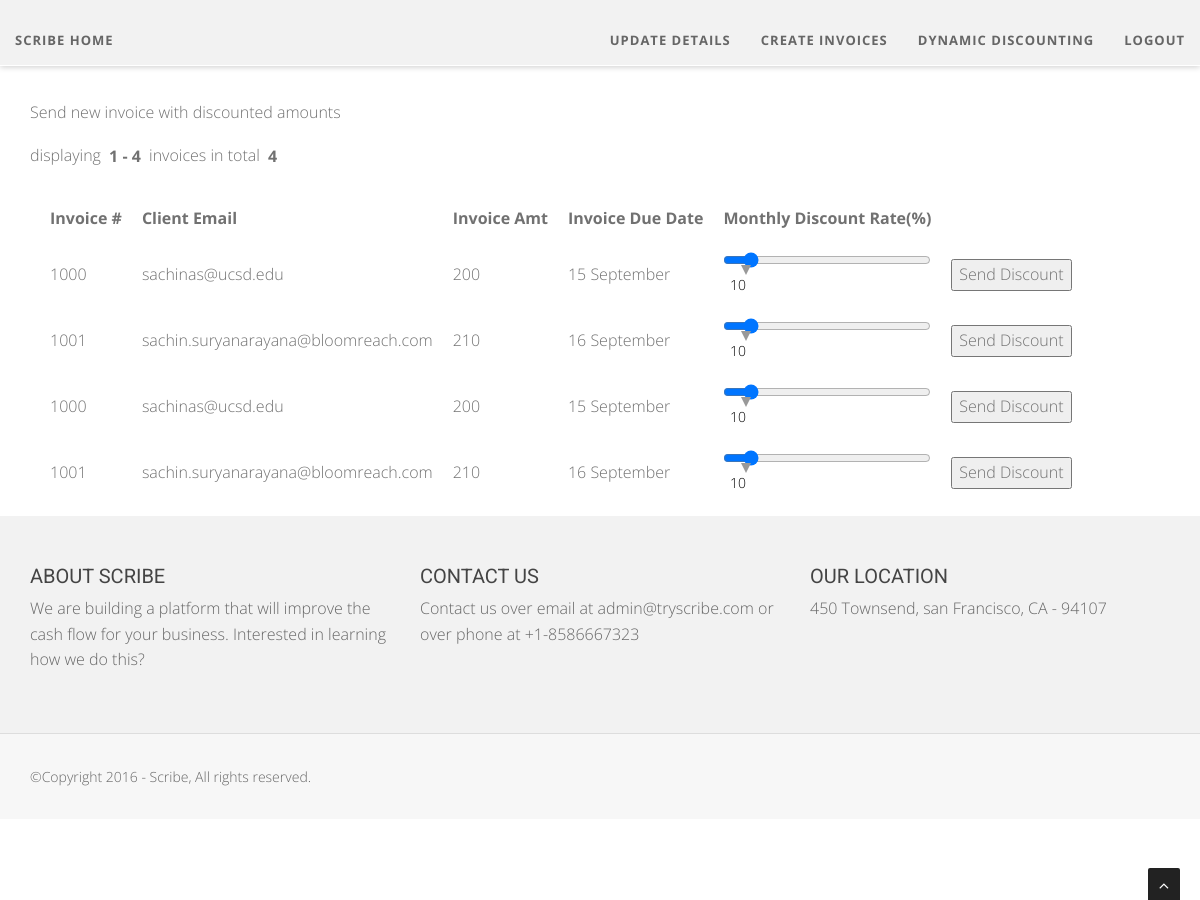
The page /dynamicDiscounting (signed in) on the database as committed earlier.
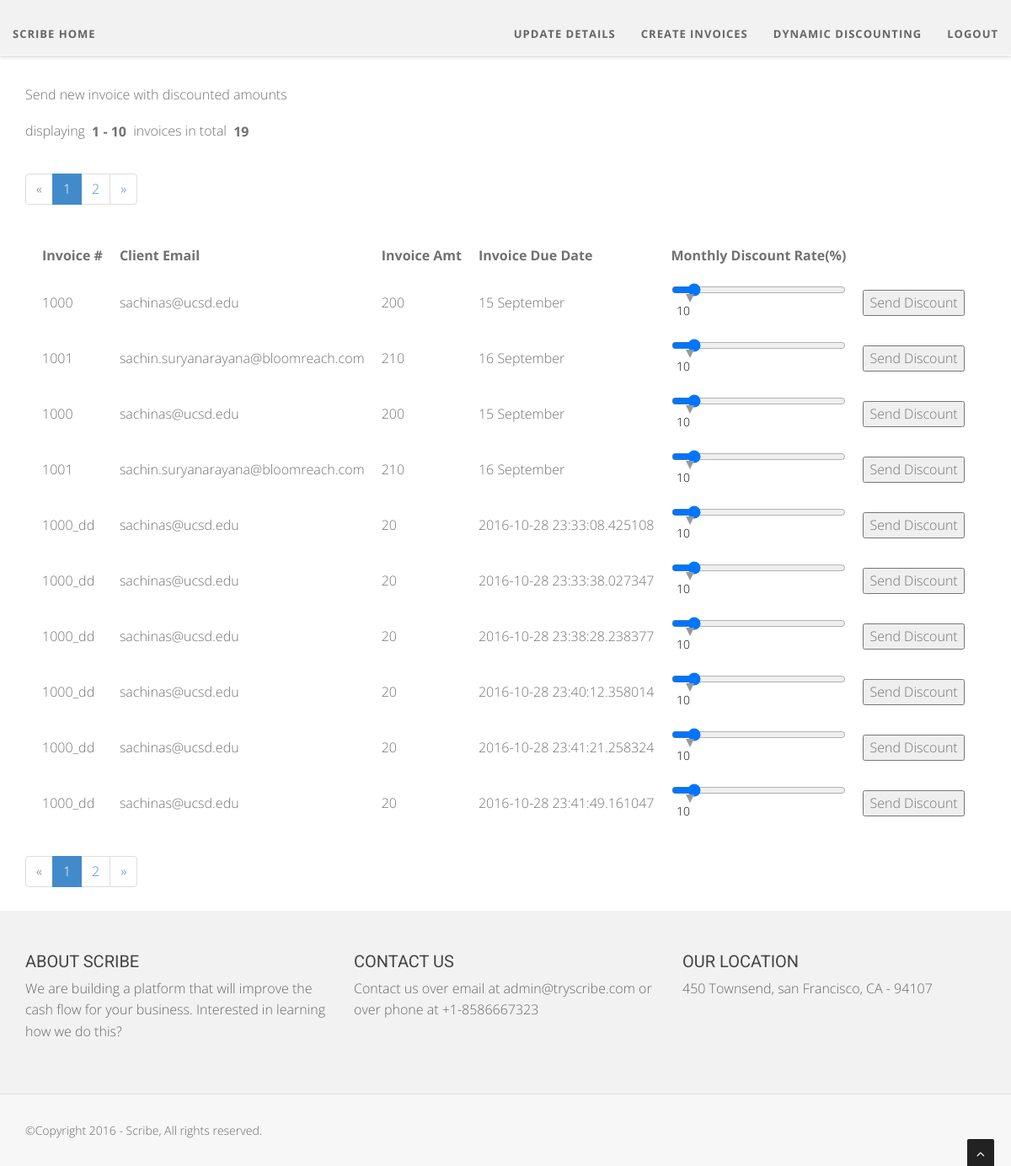
The same page on the database as committed later.
### models.py (models this page shows, shortened)
class Invoice(Base):
    __tablename__ = 'Invoices'
    id = db.Column(db.Integer, primary_key=True)
    invoiceNumber = db.Column(db.String(120))
    clientEmail = db.Column(db.String(120))
    businessId = db.Column(db.String(30))
    invoiceAmt = db.Column(db.String(30))
    invoiceDueDate = db.Column(db.String(30))
    invoiceDate = db.Column(db.String(30))
    invoiceDesc = db.Column(db.String(30))

### app.py (the view)
@csrf.exempt
@app.route("/dynamicDiscounting", methods=['GET', 'POST'])
def dynamic_discounting():
    if request.method == 'POST':
        returnedInvoiceDict = send_discount(request)
        flash("we sent the new invoice to the client", "success")
    invoices = Invoice.query.filter_by(businessId=current_user.id)
    page = request.args.get('page', type=int, default=1)
    search = setSearchOption(request)
    ITEMS_PER_PAGE = 10
    i = (page - 1) * ITEMS_PER_PAGE
    invoicesPerPage = invoices[i:i + ITEMS_PER_PAGE]
    pagination = Pagination(page=page, per_page=10, total=invoices.count(), search=search, record_name='invoices',css_framework='bootstrap3')
    return render_template('pages/dynamicDiscounting.html',title='Discounts!!',invoices=invoicesPerPage,pagination=pagination)

### app.py (called while the page is built)
@login_manager.user_loader
def load_user(id):
    if id is None or id == 'None':
        id = -1
    return Business.query.get(int(id))

def setSearchOption(request):
    search = False
    q = request.args.get('q')
    if q:
        search = True
    return search

### templates/pages/dynamicDiscounting.html (shortened to what this page needs)
{% extends 'layouts/main.html' %}
{% block content %}
    Send new invoice with discounted amounts
    {{ pagination.info }}
    {{ pagination.links }}
    <table>
      <thead>
        <tr>
          <th>Invoice #</th>
          <th>Client Email</th>
            <th>Invoice Amt</th>
            <th>Invoice Due Date</th>
            <th>Monthly Discount Rate(%)</th>
        </tr>
      </thead>
      <tbody>
        {% for invoice in invoices %}
          <tr>
            <td>{{ invoice.invoiceNumber }}</td>
            <td>{{ invoice.clientEmail }}</td>
              <td>{{ invoice.invoiceAmt }}</td>
            <td>{{ invoice.invoiceDueDate }}</td>
              <form action="/dynamicDiscounting" method="POST">
            <td><input type="range" id="discount" name="discount"  value="10" min="0" max="100"><output for="discount" onforminput="value = discount.valueAsNumber;"></output>
                <input type="hidden" id="invoiceId" name="invoiceId" value="{{ invoice.invoiceNumber }}"></td>
            <td><input type="submit" name="my-form" id="sendDiscount2" value="Send Discount"></td>
            </form>
          </tr>
        {% endfor %}
      </tbody>
    </table>
    {{ pagination.links }}
{% endblock %}

### templates/layouts/main.html (shortened to what this page needs)
<!DOCTYPE html>
<html lang="en">
<head>
    <link href="/static/css/bootstrap.min.css" rel="stylesheet" type="text/css">
    <link href="/static/font-awesome/css/font-awesome.min.css" rel="stylesheet" type="text/css" />
	<link rel="stylesheet" type="text/css" href="/static/plugins/cubeportfolio/css/cubeportfolio.min.css">
	<link href="/static/css/nivo-lightbox.css" rel="stylesheet" />
	<link href="/static/css/nivo-lightbox-theme/default/default.css" rel="stylesheet" type="text/css" />
	<link href="/static/css/owl.carousel.css" rel="stylesheet" media="screen" />
    <link href="/static/css/owl.theme.css" rel="stylesheet" media="screen" />
	<link href="/static/css/animate.css" rel="stylesheet" />
    <link href="/static/css/style.css" rel="stylesheet">
	<link id="bodybg" href="/static/bodybg/bg1.css" rel="stylesheet" type="text/css" />
	<link id="t-colors" href="/static/color/default.css" rel="stylesheet">
</head>
<body id="page-top" data-spy="scroll" data-target=".navbar-custom">
<div id="wrapper">
	<nav class="navbar navbar-custom navbar-fixed-top" role="navigation">
		<div class="collapse navbar-collapse" style="background:#F2F2F2;">
          <ul class="nav navbar-nav">
            <li {% if request.endpoint == 'home' %} class="active" {% endif %}><a href="{{ url_for('home') }}">Scribe Home</a></li>
          </ul>
          <ul class="nav navbar-nav pull-right">
			  <li><a href="{{ url_for('update_business_details') }}">Update Details</a></li>
			  <li><a href="{{ url_for('create_invoice') }}">Create Invoices</a></li>
			  <li><a href="{{ url_for('dynamic_discounting') }}">Dynamic Discounting</a></li>
			  <li><a href="{{ url_for('logout') }}">logout</a></li>
          </ul>
        </div>
    </nav>
</div>
<main id="content" role="main">
  {% block content %}{% endblock %}
</main>
<footer>
	<div class="container">
		<div class="row">
			<div class="col-sm-6 col-md-4">
				<div class="wow fadeInDown" data-wow-delay="0.1s">
					<div class="widget">
						<h5>About Scribe</h5>
						<p>
						We are building a platform that will improve the cash flow for your business. Interested in learning how we do this?
						</p>
					</div>
				</div>
			</div>
			<div class="col-sm-6 col-md-4">
				<div class="wow fadeInDown" data-wow-delay="0.1s">
					<div class="widget">
						<h5>Contact us</h5>
						<p>
						Contact us over email at admin@tryscribe.com or over phone at +1-8586667323
						</p>
					</div>
				</div>
			</div>
			<div class="col-sm-6 col-md-4">
				<div class="wow fadeInDown" data-wow-delay="0.1s">
					<div class="widget">
						<h5>Our location</h5>
						<p>450 Townsend, san Francisco, CA - 94107</p>
					</div>
				</div>
			</div>
		</div>
	</div>
	<div class="sub-footer">
		<div class="container">
			<div class="row">
				<div class="col-sm-6 col-md-6 col-lg-6">
					<div class="wow fadeInLeft" data-wow-delay="0.1s">
					<div class="text-left">
					<p>&copy;Copyright 2016 - Scribe, All rights reserved.</p>
					</div>
					</div>
				</div>
			</div>
		</div>
	</div>
</footer>
<a href="#" class="scrollup"><i class="fa fa-angle-up active"></i></a>
</body>
</html>

### static/css/style.css (style rules this page uses)
body { width: 100%; height: 100%; font-family: 'Open Sans', sans-serif; font-weight: 300; color: #666; background-color: #ddd; font-size: 16px; line-height: 1.6em; }
html { width: 100%; height: 100%; }
label, input, button, select, textarea { font-family: 'Open Sans', sans-serif; font-size: inherit; line-height: inherit; }
h5 { font-size: 24px; }
h1, h2, h3, h4, h5, h6 { margin: 0 0 30px; font-family: 'Roboto', sans-serif; font-weight: 400; color: #444; line-height: 1em; }
p { margin: 0 0 20px; }
a { color: #666; -webkit-transition: all .2s ease-in-out; -moz-transition: all .2s ease-in-out; transition: all .2s ease-in-out; }
.navbar.navbar-custom { width: inherit; margin: 0 auto; padding-bottom:0; box-shadow: 0 0 3px rgba(0,0,0,0.12); box-shadow: 0 1px 6px rgba(0,0,0,.2); -webkit-box-shadow: 0 1px 6px rgba(0,0,0,.2); -moz-box-shadow: 0 1px 6px rgba(0,0,0,.2); -o-box-shadow: 0 1px 6px rgba(0,0,0,.2); }
.navbar { margin-bottom: 0; border-bottom: 1px solid rgba(255,255,255,.3); }
.navbar.navbar-custom.navbar-fixed-top { background: #fff; }
.navbar.navbar-custom { padding-top: 0; }
.navbar.navbar-custom ul.nav.navbar-nav { margin-top: 15px; -webkit-transition: all .4s ease-in-out; -moz-transition: all .4s ease-in-out; transition: all .4s ease-in-out; }
.navbar-custom ul.nav li a { font-size: 13px; letter-spacing: 1px; color: #666; text-transform: uppercase; font-weight: 700; background: transparent; }
main { margin-top:100px; margin-left:30px; margin-right:30px; min-height:400px; background:#fff; color: #717171; }
table { display:block; min-height:200px; padding:10px; }
tr,td,th { padding:10px; }
.pagination-page-info { padding: .6em; padding-left: 0; margin: .5em; margin-left: 0; }
.pagination-page-info b { padding-left: 2px; padding: .1em .25em; }
output { width: 40px; height: 30px; text-align: center; color: black; border-radius: 10px; display: inline-block; bottom: 175%; left: 0; margin-left: -1%; }
output:after { content: ""; width: 0; height: 0; border-top: 10px solid #999999; border-left: 5px solid transparent; border-right: 5px solid transparent; top: 100%; left: 50%; margin-left: -5px; margin-top: -1px; }
form { align: center; width: 400px; margin: auto; margin-top: 10%; margin-bottom: 5%; }
footer { background-color: #f2f2f2; }
footer { padding: 50px 0 0; }
footer .widget { margin-bottom: 30px; }
footer .widget h5 { font-size: 20px; margin-bottom: 10px; text-transform: uppercase; }
.sub-footer { margin-top: 30px; background-color: #f7f7f7; border-top: 1px solid #ddd; padding: 30px 0 10px; }
footer .sub-footer p { font-size: 14px; }
.scrollup { position:fixed; width:32px; height:32px; bottom:0px; right:20px; background: #222; -webkit-border-radius: 2px 2px 0 0; -moz-border-radius: 2px 2px 0 0; border-radius: 2px 2px 0 0; }
a.scrollup { outline:0; text-align: center; }
a.scrollup i { margin-top: 10px; color: #fff; }

### static/bodybg/bg1.css (style rules this page uses)
body { background-color:#fff; }

Rows that differ between the two databases and show on the page:
added Invoice: invoiceNumber "1000_dd", clientEmail "sachinas@ucsd.edu", invoiceAmt "20", invoiceDueDate "2016-10-28 23:33:08.425108"
added Invoice: invoiceNumber "1000_dd", clientEmail "sachinas@ucsd.edu", invoiceAmt "20", invoiceDueDate "2016-10-28 23:33:38.027347"
added Invoice: invoiceNumber "1000_dd", clientEmail "sachinas@ucsd.edu", invoiceAmt "20", invoiceDueDate "2016-10-28 23:38:28.238377"
added Invoice: invoiceNumber "1000_dd", clientEmail "sachinas@ucsd.edu", invoiceAmt "20", invoiceDueDate "2016-10-28 23:40:12.358014"
added Invoice: invoiceNumber "1000_dd", clientEmail "sachinas@ucsd.edu", invoiceAmt "20", invoiceDueDate "2016-10-28 23:41:21.258324"
added Invoice: invoiceNumber "1000_dd", clientEmail "sachinas@ucsd.edu", invoiceAmt "20", invoiceDueDate "2016-10-28 23:41:49.161047"
Other text that changed with them:
{{ pagination.info }}: "displaying 1 - 4 invoices in total 4" → "displaying 1 - 10 invoices in total 19"
{{ pagination.links }}: (not shown) → "« 1 2 »"
